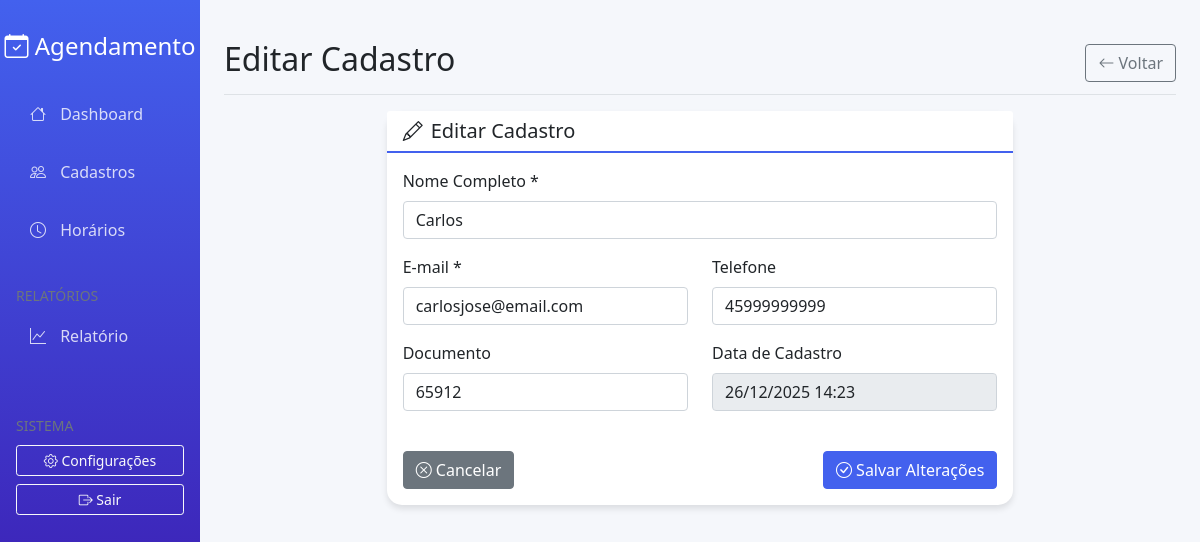
The page /cadastros/7/editar on the database its author committed.
### models/Cadastro.py (models this page shows, shortened)
class Cadastro(db.Model):
    __tablename__ = 'cadastros'
    id = db.Column(db.Integer, primary_key=True)
    nome = db.Column(db.String(100), nullable=False)
    email = db.Column(db.String(100), unique=True, nullable=False)
    telefone = db.Column(db.String(20))
    documento = db.Column(db.String(20), unique=True)
    data_criacao = db.Column(db.DateTime, default=datetime.utcnow)
    horarios = db.relationship('Horario', backref='cadastro', lazy=True, cascade='all, delete-orphan')

### app.py (the view, shortened to what this page needs)
    @app.route('/cadastros/<int:id>/editar', methods=['GET', 'POST'])
    def editar_cadastro(id):
        with app.app_context():
            cadastro = Cadastro.query.get_or_404(id)
            return render_template('cadastros/editar.html', cadastro=cadastro)

### templates/cadastros/editar.html (shortened to what this page needs)
{% extends "base.html" %}
{% block page_title %}Editar Cadastro{% endblock %}
{% block page_actions %}
<a href="{{ url_for('listar_cadastros') }}" class="btn btn-outline-secondary">
    <i class="bi bi-arrow-left"></i> Voltar
</a>
{% endblock %}
{% block content %}
<div class="row justify-content-center">
    <div class="col-md-8">
        <div class="card">
            <div class="card-header">
                <h5 class="mb-0">
                    <i class="bi bi-pencil me-2"></i>Editar Cadastro
                </h5>
            </div>
            <div class="card-body">
                <form method="POST" action="{{ url_for('editar_cadastro', id=cadastro.id) }}">
                    <div class="row">
                        <div class="col-md-12 mb-3">
                            <label for="nome" class="form-label">Nome Completo *</label>
                            <input type="text" class="form-control" id="nome" name="nome"
                                   value="{{ cadastro.nome }}" required>
                        </div>
                        <div class="col-md-6 mb-3">
                            <label for="email" class="form-label">E-mail *</label>
                            <input type="email" class="form-control" id="email" name="email"
                                   value="{{ cadastro.email }}" required>
                        </div>
                        <div class="col-md-6 mb-3">
                            <label for="telefone" class="form-label">Telefone</label>
                            <input type="tel" class="form-control" id="telefone" name="telefone"
                                   value="{{ cadastro.telefone if cadastro.telefone else '' }}">
                        </div>
                        <div class="col-md-6 mb-3">
                            <label for="documento" class="form-label">Documento</label>
                            <input type="text" class="form-control" id="documento" name="documento"
                                   value="{{ cadastro.documento if cadastro.documento else '' }}">
                        </div>
                        <div class="col-md-6 mb-3">
                            <label class="form-label">Data de Cadastro</label>
                            <input type="text" class="form-control"
                                   value="{{ cadastro.data_criacao.strftime('%d/%m/%Y %H:%M') }}"
                                   readonly>
                        </div>
                    </div>
                    <div class="mt-4 d-flex justify-content-between">
                        <a href="{{ url_for('visualizar_cadastro', id=cadastro.id) }}"
                           class="btn btn-secondary">
                            <i class="bi bi-x-circle"></i> Cancelar
                        </a>
                        <button type="submit" class="btn btn-primary">
                            <i class="bi bi-check-circle"></i> Salvar Alterações
                        </button>
                    </div>
                </form>
            </div>
        </div>
    </div>
</div>
{% endblock %}

### templates/base.html (style rules this page uses)
:root { --primary-color: #4361ee; --secondary-color: #3a0ca3; --success-color: #4cc9f0; --light-color: #f8f9fa; }
body { background-color: #f5f7fb; font-family: 'Segoe UI', Tahoma, Geneva, Verdana, sans-serif; }
.card { border: none; border-radius: 15px; box-shadow: 0 4px 6px rgba(0, 0, 0, 0.1); transition: transform 0.3s; }
.card-header { background-color: white; border-bottom: 2px solid var(--primary-color); font-weight: 600; }
.btn-primary { background-color: var(--primary-color); border-color: var(--primary-color); }

### rows shown on the page
Cadastro: nome "Carlos", email "carlosjose@email.com", telefone "45999999999", documento "65912", data_criacao "26/12/2025 14:23"
